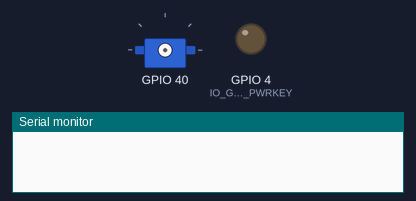
The sketch below on a simulated ESP32-S3. Parts: servo, output pins drawn as LEDs (lit = HIGH), the last lines printed to the serial monitor. The modem accepts every AT command (registered, SIM ready, sends succeed) and sends nothing else.

Above: at 0.0 s.
At 69.0 s:
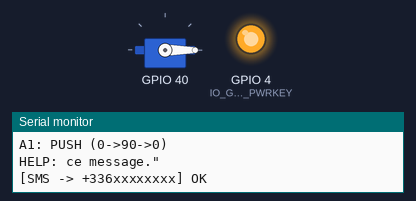
Timing chart, 0 to 70.5 s (numbered marks = the images above):
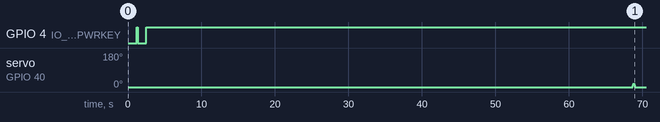

The sketch:

CoupDePouce_ESP32S3_LTE.ino
```cpp
#include <Arduino.h>
#include <ESP32Servo.h>

// ================== CONFIG LIGNE / SIM ==================
// Mets ton code PIN entre guillemets (laisser "" si pas de PIN)
#define SIM_PIN "0000"

// Numéros destinataires en format international
static const char* DESTS[] = {
  "+336xxxxxxxx",
};

const size_t N_DESTS = sizeof(DESTS) / sizeof(DESTS[0]);

// ================== SERVOS ==================
enum ServoType { ROTATE = 0, PUSH = 1 };
enum clockWise { ANTIHORAIRE = 0, HORAIRE = 1 };

struct ServoConf {
  char      id;          // 'A', 'B', ...
  int       pin;         // broche ESP32-S3
  ServoType type;        // ROTATE ou PUSH
  int       angleMax;    // 0..180
  clockWise clockwise;   // true: sens horaire, false: anti-horaire
};

// --- AJUSTE ICI TES SERVOS (ex: A/B par défaut) ---
static ServoConf SERVOS[] = {
  //  id  , Broche,  type , angleMax, Sens
  {   'A' , 40 , PUSH , 90 , HORAIRE     },
  // {   'B' , 41 , ROTATE   , 60 , ANTIHORAIRE },
};

const size_t N_SERVOS = sizeof(SERVOS) / sizeof(SERVOS[0]);

// Moteur servo unique réutilisé (un à la fois)
Servo g_servo;

// ================== MODEM A7670E (UART2) ==================
HardwareSerial SerialAT(2);

#define IO_RXD2         47
#define IO_TXD2         48
#define IO_GSM_PWRKEY    4

// ================== OUTILS AT ==================
static void purgeInput(uint32_t ms=50) {
  uint32_t t0 = millis();
  while (millis() - t0 < ms) {
    while (SerialAT.available()) (void)SerialAT.read();
    delay(1);
  }
}

static void sendAT(const char* cmd) {
  Serial.print(">> "); Serial.println(cmd);
  SerialAT.print(cmd); SerialAT.print("\r\n");
}

static bool waitFor(const char* token, uint32_t timeout_ms = 3000) {
  uint32_t t0 = millis();
  String buf;
  while (millis() - t0 < timeout_ms) {
    while (SerialAT.available()) {
      char c = (char)SerialAT.read();
      buf += c;
      if (buf.indexOf(token) >= 0) return true;
    }
    delay(1);
  }
  return false;
}

static void modem_power_on() {
  pinMode(IO_GSM_PWRKEY, OUTPUT);
  digitalWrite(IO_GSM_PWRKEY, HIGH);
  delay(100);
  digitalWrite(IO_GSM_PWRKEY, LOW);   // impulsion ~1.2s
  delay(1200);
  digitalWrite(IO_GSM_PWRKEY, HIGH);
  delay(3000);
}

static bool waitNetwork(uint32_t max_ms = 60000) {
  uint32_t t0 = millis();
  while (millis() - t0 < max_ms) {
    sendAT("AT+CEREG?");
    String buf; uint32_t t1 = millis();
    while (millis() - t1 < 1000) { while (SerialAT.available()) buf += (char)SerialAT.read(); }
    Serial.print(buf);
    if (buf.indexOf(",1") >= 0 || buf.indexOf(",5") >= 0) return true; // registered / roaming
    delay(800);
  }
  return false;
}

// ================== SMS ==================
static bool sendSMS(const String& text, const char* number) {
  purgeInput();
  Serial.printf("Envoi SMS à %s : \"%s\"\n", number, text.c_str());

  SerialAT.print("AT+CMGS=\"");
  SerialAT.print(number);
  SerialAT.print("\"\r\n");

  if (!waitFor(">", 5000)) { Serial.println("! Prompt '>' non reçu"); return false; }

  SerialAT.print(text);
  SerialAT.write(0x1A); // Ctrl-Z

  if (!waitFor("OK", 15000)) { Serial.println("! OK final non reçu"); return false; }
  return true;
}

static void sendSMSAll(const String& text) {
  for (size_t i=0; i<N_DESTS; i++) {
    bool ok = sendSMS(text, DESTS[i]);
    Serial.printf("[SMS -> %s] %s\n", DESTS[i], ok ? "OK" : "ECHEC");
    delay(400);
  }
}

static bool isKnownDest(const String& number) {
  for (size_t i=0; i<N_DESTS; i++) {
    if (number == DESTS[i]) return true;
  }
  return false;
}

static void sendSMSAllPlusSender(const String& text, const String& sender) {
  sendSMSAll(text);
  if (sender.length() && !isKnownDest(sender)) {
    (void)sendSMS(text, sender.c_str());
  }
}

// ================== UTILS PARSING ==================
static int findServoIndexById(char id) {
  char up = toupper((unsigned char)id);
  for (size_t i=0; i<N_SERVOS; i++) if (toupper(SERVOS[i].id) == up) return (int)i;
  return -1;
}

static String extractNumberFromCMT(const String& header) {
  // Exemple header: +CMT: "+33699....",,"25/10/21,15:10:00+08"
  int p1 = header.indexOf('\"');
  if (p1 < 0) return "";
  int p2 = header.indexOf('\"', p1+1);
  if (p2 < 0) return "";
  return header.substring(p1+1, p2);
}

static String buildHelpText() {
  String s = "CoupDePouce operationnel.\n";
  s += "Commandes:\n";
  for (size_t i=0; i<N_SERVOS; i++) {
    const ServoConf& c = SERVOS[i];
    s += String(c.id) + "1: ";
    s += (c.type==ROTATE) ? "ON (0->" : "PUSH (0->";
    s += String(c.angleMax) + (c.type==PUSH? "->0)\n" : ")\n");
    if (c.type==ROTATE) s += String(c.id) + "0: OFF (" + String(c.angleMax) + "->0)\n";
  }
  s += "HELP: ce message.";
  return s;
}

// ================== SERVO MOUVEMENT ==================
static void attachForPin(int pin) {
  g_servo.attach(pin, 500, 2500); // PWM 50 Hz (~500-2500µs)
}

static void detachAndFloat(int pin) {
  g_servo.detach();
  pinMode(pin, INPUT_PULLDOWN);
}

static void sweep(int from, int to, int stepDelayMs=12) {
  if (from <= to) {
    for (int a=from; a<=to; a++) { g_servo.write(a); delay(stepDelayMs); }
  } else {
    for (int a=from; a>=to; a--) { g_servo.write(a); delay(stepDelayMs); }
  }
}

// Convertit 0/AngleMax logiques vers angles physiques selon sens
static int physAngle(int logicalAngle, const ServoConf& c) {
  // logique: 0 = OFF, angleMax = ON
  if (c.clockwise) return logicalAngle;
  // anti-horaire: on inverse autour de 90? Non: on suppose map simple 0..180 -> 180..0
  return 180 - logicalAngle;
}

static void action_ON(const ServoConf& c) {
  attachForPin(c.pin);
  int offA = physAngle(0, c);
  int onA  = physAngle(c.angleMax, c);
  sweep(offA, onA);
  if (c.type == PUSH) {
    delay(250);
    sweep(onA, offA);
  }
  delay(200);
  detachAndFloat(c.pin);
}

static void action_OFF(const ServoConf& c) {
  if (c.type == PUSH) return; // non applicable
  attachForPin(c.pin);
  int offA = physAngle(0, c);
  int onA  = physAngle(c.angleMax, c);
  sweep(onA, offA);
  delay(200);
  detachAndFloat(c.pin);
}

// ================== SETUP ==================
void setup() {
  Serial.begin(115200);
  delay(1200);
  Serial.println("\n[CoupDePouce - ESP32-S3 + A7670E | Multi-servos SMS]");

  SerialAT.begin(115200, SERIAL_8N1, IO_RXD2, IO_TXD2);
  SerialAT.setRxBufferSize(4096);

  // Petit clignotement de vie via log
  modem_power_on();

  // Sync modem
  for (int i=0; i<5; i++) { sendAT("AT"); if (waitFor("OK", 800)) break; delay(150); }

  sendAT("ATE0");       // echo off
  sendAT("AT+CMEE=2");  // erreurs verbeuses

  // PIN SIM ?
  sendAT("AT+CPIN?");
  {
    String r; uint32_t t=millis();
    while (millis()-t < 1500) { while (SerialAT.available()) r += (char)SerialAT.read(); }
    if (r.indexOf("READY") >= 0) {
      Serial.println("SIM OK");
    } else if (r.indexOf("SIM PIN") >= 0) {
      if (SIM_PIN && *SIM_PIN) {
        SerialAT.printf("AT+CPIN=\"%s\"\r\n", SIM_PIN);
        waitFor("READY", 8000);
      } else {
        Serial.println("PIN requis (SIM_PIN vide)");
      }
    } else if (r.indexOf("SIM PUK") >= 0) {
      Serial.println("SIM bloquee (PUK)");
    } else if (r.indexOf("NOT INSERTED") >= 0) {
      Serial.println("Pas de SIM");
    }
  }

  Serial.println("Attente reseau...");
  if (!waitNetwork(60000)) Serial.println("Reseau KO (timeout)");
  else Serial.println("Reseau OK");

  // Mode SMS texte, alphabet GSM
  sendAT("AT+CMGF=1");
  sendAT("AT+CSCS=\"GSM\"");

  // *** IMPORTANT : URC direct, pas de stockage des nouveaux SMS
  sendAT("AT+CNMI=2,2,0,0,0");

  // *** Purge des anciens SMS stockés (SM & ME) avant d'écouter
  sendAT("AT+CPMS=\"SM\",\"SM\",\"SM\"");
  sendAT("AT+CMGD=1,4");
  sendAT("AT+CPMS=\"ME\",\"ME\",\"ME\"");
  sendAT("AT+CMGD=1,4");

  // Message d'accueil + petit mouvement de test pour chaque servo
  String help = buildHelpText();
  sendSMSAll(help);

  for (size_t i=0; i<N_SERVOS; i++) {
    const ServoConf& c = SERVOS[i];
    attachForPin(c.pin);
    int offA = physAngle(0, c);
    int onA  = physAngle(min(c.angleMax, 20), c);
    sweep(offA, onA, 8);
    sweep(onA, offA, 8);
    detachAndFloat(c.pin);
    delay(120);
  }
}

// ================== LOOP (URC only) ==================
void loop() {
  static String line;
  static bool   waitBody   = false;
  static String lastHeader;

  while (SerialAT.available()) {
    char c = (char)SerialAT.read();
    if (c == '\r') continue;
    if (c != '\n') { line += c; continue; }

    // Fin de ligne
    String cur = line; line = "";
    if (cur.length() == 0) continue;

    Serial.print("[URC] "); Serial.println(cur);

    if (waitBody) {
      String body = cur;
      body.replace("\"", "");
      body.trim();
      String sender = extractNumberFromCMT(lastHeader);

      Serial.print("SMS recu de "); Serial.print(sender); Serial.print(" : "); Serial.println(body);

      // Normalisation
      body.toUpperCase();

      // HELP ?
      if (body == "HELP" || body == "H") {
        sendSMSAllPlusSender(buildHelpText(), sender);
        waitBody=false; lastHeader=""; continue;
      }

      // Forme X0 / X1 attendue
      bool valid = false;
      if (body.length() == 2) {
        char sid = body.charAt(0);
        char cmd = body.charAt(1);
        int idx = findServoIndexById(sid);
        if (idx >= 0 && (cmd=='0' || cmd=='1')) {
          const ServoConf& conf = SERVOS[idx];
          if (cmd == '1') {
            valid = true;
            sendSMSAllPlusSender(String("OK ")+conf.id+"1", sender);
            action_ON(conf);
          } else { // '0'
            if (conf.type == ROTATE) {
              valid = true;
              sendSMSAllPlusSender(String("OK ")+conf.id+"0", sender);
              action_OFF(conf);
            } else {
              // PUSH n'a pas de OFF
              sendSMSAllPlusSender(String("Commande ")+conf.id+"0 non applicable (PUSH).", sender);
            }
          }
        }
      }

      if (!valid && body.length() == 1 && (body[0] >= 'A' && body[0] <= 'Z')) {
        // Permettre 'A' seul => ON (alias pratique)
        int idx = findServoIndexById(body[0]);
        if (idx >= 0) {
          const ServoConf& conf = SERVOS[idx];
          sendSMSAllPlusSender(String("OK ")+conf.id+"1", sender);
          action_ON(conf);
          valid = true;
        }
      }

      if (!valid) {
        sendSMSAllPlusSender("Commande non reconnue. Envoie 'HELP'.", sender);
      }

      waitBody = false;
      lastHeader = "";
      continue;
    }

    if (cur.startsWith("+CMT:")) {
      lastHeader = cur;
      waitBody   = true;   // prochaine ligne = corps
      continue;
    }
  }
}
```
